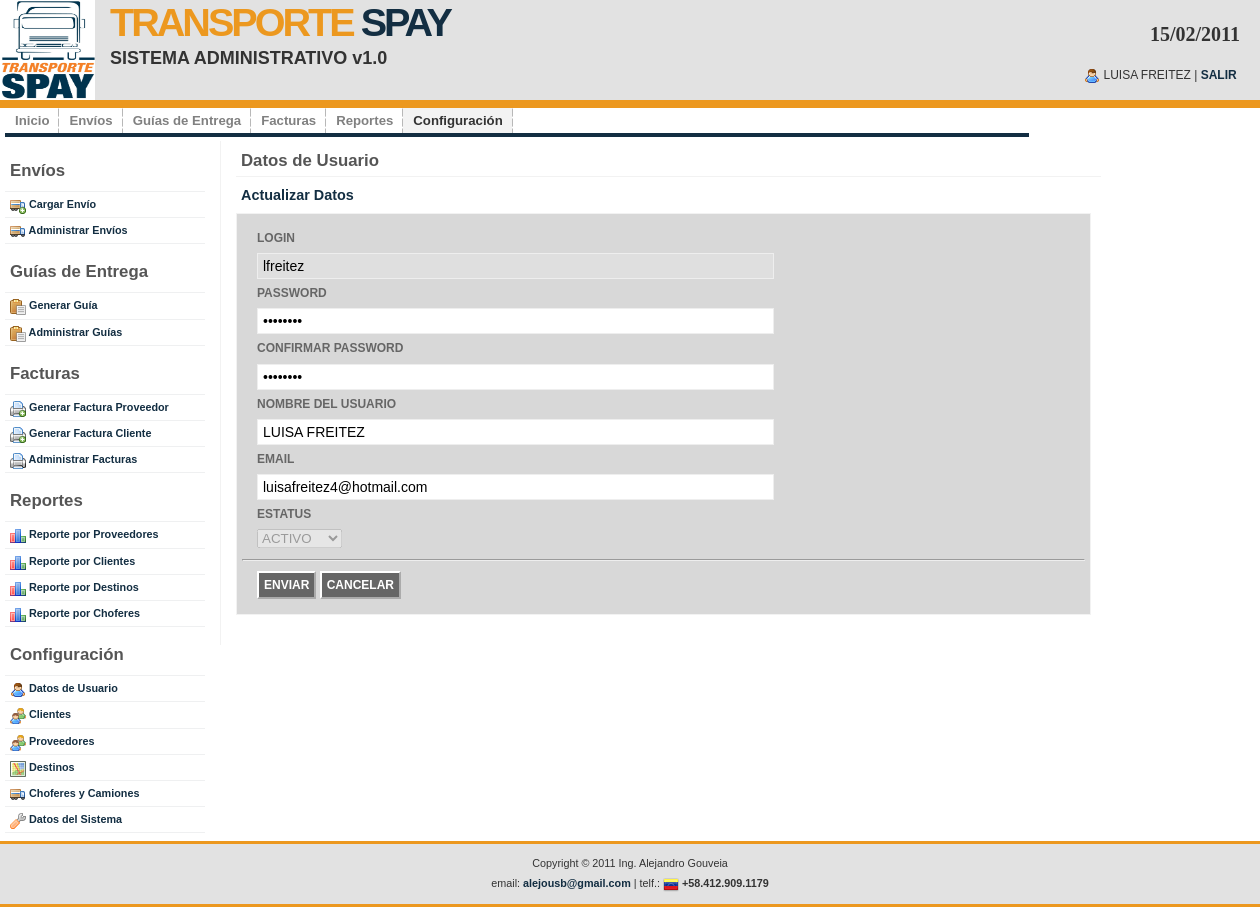
Screenshot of /adm_cuenta.php (signed in) with the database file from the repository.
### tables this page shows
CREATE TABLE IF NOT EXISTS `ts_usuario` (
  `id` int(10) NOT NULL AUTO_INCREMENT,
  `login` varchar(100) NOT NULL,
  `password` varchar(100) NOT NULL,
  `nombre` varchar(200) NOT NULL,
  `email` varchar(200) NOT NULL,
  `ind_activo` int(1) NOT NULL,
  `fecha_creacion` date NOT NULL,
  `fecha_modificacion` date DEFAULT NULL,
  `fecha_ultimo_login` date DEFAULT NULL,
  `id_usuario` int(10) DEFAULT NULL,
  PRIMARY KEY (`id`)
);

CREATE TABLE IF NOT EXISTS `ts_config` (
  `id` int(10) NOT NULL AUTO_INCREMENT,
  `parametro` varchar(200) NOT NULL,
  `codigo` int(10) NOT NULL,
  `valor` varchar(200) NOT NULL,
  `ind_activo` int(1) NOT NULL,
  `fecha_creacion` date NOT NULL,
  `fecha_modificacion` date DEFAULT NULL,
  `id_usuario` int(10) DEFAULT NULL,
  PRIMARY KEY (`id`)
);

### inc_functions.php (called while the page is built, shortened)
<?php
	function obtenerRegistro($result) {
		return mysql_fetch_object($result);
	}
	function obtenerIndActivo($link) {
		$query = "SELECT * FROM ts_config WHERE parametro = 'IND_ACTIVO' AND ind_activo = 1 ORDER BY valor";
		return mysql_query($query,$link);
	}
	function obtenerUsuario($link, $id) {
		$query = "SELECT * FROM ts_usuario WHERE id=".$id;
		$result = mysql_query($query,$link);
		return mysql_fetch_object($result);
	}
?>

### adm_cuenta.php (the view, shortened to what this page needs)
<?php include("inc_conectarse.php"); ?>
<?php include("inc_functions.php"); ?>
<?php
	$id = $_SESSION["id_usuario"];
	$usuario = obtenerUsuario($link,$id);
?>
<!DOCTYPE html PUBLIC "-//W3C//DTD XHTML 1.0 Strict//EN" "http://www.w3.org/TR/xhtml1/DTD/xhtml1-strict.dtd">
<html xmlns="http://www.w3.org/1999/xhtml" xml:lang="en" lang="en">
<?php include("inc_metadata.php"); ?>
<body>
<?php include("inc_header.php"); ?>
<div id="wrap">
	<?php include("inc_menu.php"); ?>
	<div id="content-wrap">
			<?php include("inc_sidebar.php"); ?>
	  		<div id="main">
				<h1>Datos de Usuario</h1>
                <h3>Actualizar Datos</h3>
				<form action="adm_cuenta.php" method="post" enctype="multipart/form-data"
                 onsubmit="return validate_usuario_form(this);">
                    <p>
					<label>LOGIN</label>
					<input name="txtLogin" type="text" size="60" value="<?php echo $usuario->login; ?>" disabled="disabled" />
					<label>PASSWORD</label>
					<input name="txtPassword" type="password" size="60" value="<?php echo $usuario->password; ?>" />
					<label>CONFIRMAR PASSWORD</label>
					<input name="txtPasswordConfirm" type="password" size="60" value="<?php echo $usuario->password; ?>" />
                    <label>NOMBRE DEL USUARIO</label>
					<input name="txtNombre" type="text" size="60" value="<?php echo $usuario->nombre; ?>" />
                    <label>EMAIL</label>
					<input name="txtEmail" type="text" size="60" value="<?php echo $usuario->email; ?>" />
                    <label>ESTATUS</label>
                    <select name="cmbEstatus" disabled="disabled">
                    <?php
						$result = obtenerIndActivo($link);
						while($row=obtenerRegistro($result)) {
					?>
						<option value="<?php echo($row->codigo); ?>"
						 <?php if($usuario->ind_activo==$row->codigo) { ?> selected <?php } ?>>
						 <?php echo($row->valor); ?>
                       	</option>
                    <?php
						}
					?>
                    </select>
                    <br />
                    </p>
                    <hr />
                    <p>
                    <input class="button" value="ENVIAR" type="submit" />
                    <input class="button" value="CANCELAR" type="reset"  onclick="window.location='adm_cuenta.php';" />
					</p>
				</form>
                <br />
	  		</div>
	</div>
</div>
<?php include("inc_footer.php"); ?>
</body>
</html>

### images/main.css (style rules this page uses)
* { margin: 0; padding: 0; outline: 0; }
body { margin: 0; padding: 0; font: 12px/160% 'Lucida Grande', 'Lucida Sans Unicode', Geneva, Verdana, Sans-Serif; color: #666666; text-align: center; }
h1, h2, h3 { font: bold 1em 'Lucida Grande', 'Lucida Sans Unicode', Geneva, Verdana, Sans-Serif; color: #555; }
h1 { font-size: 1.4em; }
h3 { font-size: 1.2em; font-weight: bold; color:#132E42; }
#main h1, #rightbar h1 { padding: 0px 0 5px 5px; margin: 0 0 10px 10px; border-bottom: 1px solid #f2f2f2; }
p, h1, h2, h3 { margin: 10px 15px; }
form { margin:10px; padding: 5px; border: 1px solid #f2f2f2; background-color: #D8D8D8; }
label { display:block; font-weight:bold; margin:5px 0; }
input { padding: 4px 5px; border:1px solid #eee; font-size: 14px; color:#000; }
input.button { margin: 0; font: bold 1em Arial, Sans-serif; border: 2px #FFF outset; background: #666; padding: 5px; color: #FFF; }
#wrap { margin: 0 auto; width: 1250px; text-align: left; background: #FFF; }
#content-wrap { clear:both; margin: 0; padding:0; width: 1250px; }
#main { float: left; margin-left: 15px; padding: 10px 0 0 5px; width: 70%; border-left: 1px solid #f2f2f2; }

### rows the page displays
ts_usuario: txtLogin "lfreitez", txtNombre "LUISA FREITEZ", txtEmail "luisafreitez4@hotmail.com", cmbEstatus "ACTIVO"

### other values shown
$_SESSION["nombre"] "LUISA FREITEZ"
